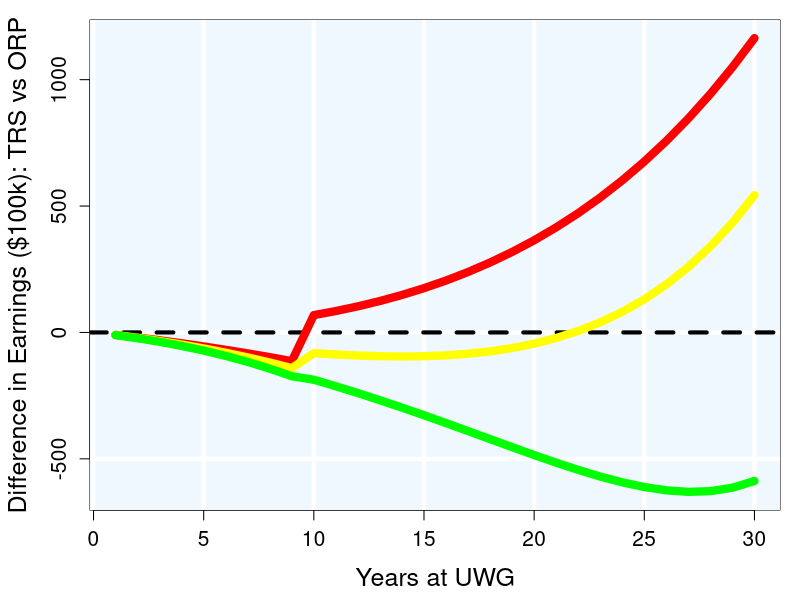
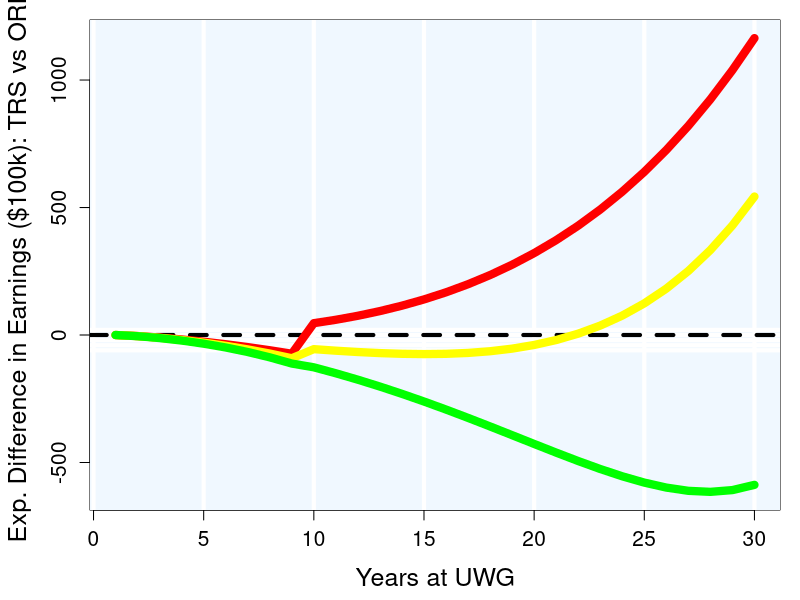

Source code (R) for these figures, in order:

rm(list=ls())

x <- data.frame(
  year = 1:30,
  salary = 100
)

for(i in 2:nrow(x)){
  x$salary[i] <- x$salary[i-1]*1.02
}

#### TRS #####

x$savings <- x$salary*0.06
x$TRS <- x$savings
x$TRS_total <- cumsum(x$TRS)
x$TRS_10 <- x$savings + x$salary*0.2114
x$TRS_10_total <- cumsum(x$TRS_10)
x$TRS_10_total[1:9] <- x$TRS_total[1:10]
x$TRS_benefit <- 0.02*x$salary*x$year*20
x$TRS_benefit[1:9] <- 0

x$TRS_10_total <- ifelse(x$year < 10, x$TRS_10_total, x$TRS_benefit)

##### ORP #####

x$ORP <- x$savings + x$salary*0.0924

x$ORP_total_low <- x$ORP[1] * 1.03
for(i in 2:nrow(x)){
  x$ORP_total_low[i] <- (x$ORP_total_low[i-1] + x$ORP[i])*1.03
}

x$ORP_total_med <- x$ORP[1] * 1.06
for(i in 2:nrow(x)){
  x$ORP_total_med[i] <- (x$ORP_total_med[i-1] + x$ORP[i])*1.06
}

x$ORP_total_high <- x$ORP[1] * 1.09
for(i in 2:nrow(x)){
  x$ORP_total_high[i] <- (x$ORP_total_high[i-1] + x$ORP[i])*1.09
}

x$diff_low <- ifelse(x$year < 10, x$TRS_10_total, x$TRS_10_total / (1+0.03)^(30-x$year)) - 
  x$ORP_total_low 
x$diff_med <- ifelse(x$year < 10, x$TRS_10_total, x$TRS_10_total / (1+0.06)^(30-x$year)) - 
  x$ORP_total_med 
x$diff_high <- ifelse(x$year < 10, x$TRS_10_total, x$TRS_10_total / (1+0.09)^(30-x$year)) - 
  x$ORP_total_high

par(mar = c(4.5, 4.5, 1, 1))
plot(rep(x$year, 3), c(x$diff_low, x$diff_med, x$diff_high),
     xlab = "Years at UWG", ylab = "Difference in Earnings ($100k): TRS vs ORP",
     cex.axis = 1.25, cex.lab = 1.5)
abline(h = 0, lwd = 1000000, col = "aliceblue")
abline(h = seq(-1500, 0, 500), lwd = 4, col = "white")
abline(v = seq(0, 30, 5), lwd = 4, col = "white")
abline(h = 0, lwd = 4, lty = 2)
lines(x$year, x$diff_low, lwd = 8, col = "red")
lines(x$year, x$diff_med, lwd = 8, col = "yellow")
lines(x$year, x$diff_high, lwd = 8, col = "green")

x$prob_leave <- log(seq_len(nrow(x))) / log(nrow(x))

x$ev_diff_low <- x$diff_low * (x$prob_leave)
x$ev_diff_med <- x$diff_med * (x$prob_leave)
x$ev_diff_high <- x$diff_high * (x$prob_leave)

plot(rep(x$year, 3), c(x$ev_diff_low, x$ev_diff_med, x$ev_diff_high),
     xlab = "Years at UWG", ylab = "Exp. Difference in Earnings ($100k): TRS vs ORP",
     cex.axis = 1.25, cex.lab = 1.5)
abline(h = 0, lwd = 1000000, col = "aliceblue")
abline(h = seq(-60, 20, 20), lwd = 4, col = "white")
abline(v = seq(0, 30, 5), lwd = 4, col = "white")
abline(h = 0, lwd = 4, lty = 2)
lines(x$year, x$ev_diff_low, lwd = 8, col = "red")
lines(x$year, x$ev_diff_med, lwd = 8, col = "yellow")
lines(x$year, x$ev_diff_high, lwd = 8, col = "green")
